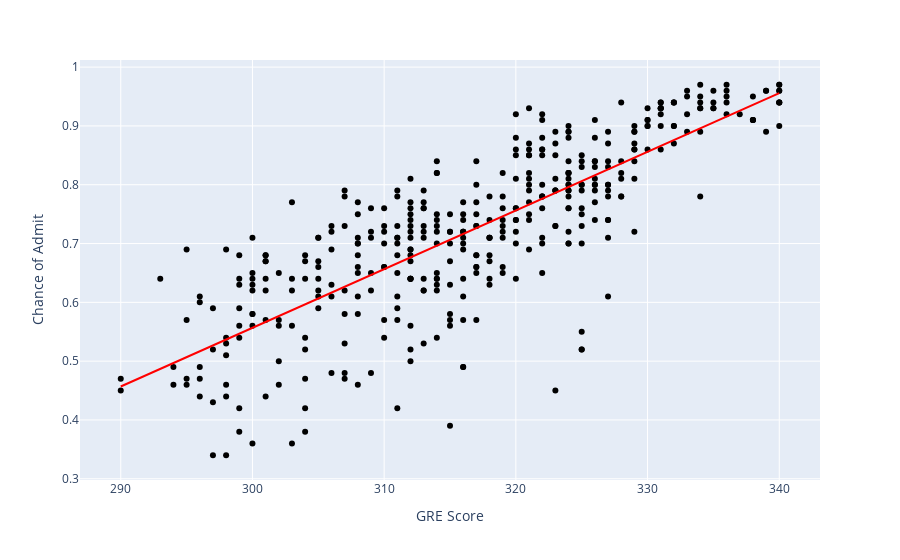

Source (notebook cell):
### Code cell
DF_model = DF_model.sort_values('predicted')

fig = px.scatter(
    DF_model,
    y='Chance of Admit ',
    x='GRE Score',
    color_discrete_sequence=['black'],
)

fig.add_trace(
    px.line(DF_model, x='GRE Score', y='predicted', color_discrete_sequence=['red']).data[0])

fig.show()

### Figure 1 — Plotly figure (JSON) as saved in the notebook; plotly's stock layout.template omitted (floating-point values rounded to 4 significant figures; data arrays with more than 128 entries replaced by an {"elided": "..."} marker saying what was removed)
{"data": [{"hovertemplate": "GRE Score=%{x}<br>Chance of Admit =%{y}<extra></extra>", "legendgroup": "", "marker": {"color": "black", "symbol": "circle"}, "mode": "markers", "name": "", "orientation": "v", "showlegend": false, "type": "scatter", "x": {"elided": "400 int values"}, "xaxis": "x", "y": {"elided": "400 float values"}, "yaxis": "y"}, {"hovertemplate": "GRE Score=%{x}<br>predicted=%{y}<extra></extra>", "legendgroup": "", "line": {"color": "red", "dash": "solid"}, "marker": {"symbol": "circle"}, "mode": "lines", "name": "", "orientation": "v", "showlegend": false, "type": "scatter", "x": {"elided": "400 int values"}, "xaxis": "x", "y": {"elided": "400 float values"}, "yaxis": "y"}], "layout": {"autosize": true, "legend": {"tracegroupgap": 0}, "margin": {"t": 60}, "xaxis": {"anchor": "y", "autorange": true, "domain": [0, 1], "range": [286.9, 343.1], "title": {"text": "GRE Score"}, "type": "linear"}, "yaxis": {"anchor": "x", "autorange": true, "domain": [0, 1], "range": [0.2912, 1.019], "title": {"text": "Chance of Admit "}, "type": "linear"}}}
